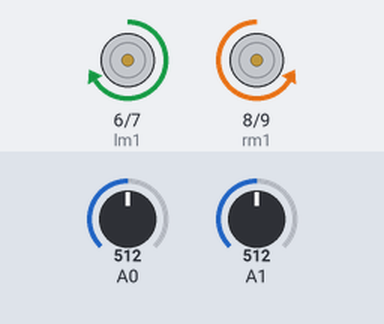
The sketch below on a simulated Arduino Uno, built with avr-gcc and run on an emulated ATmega328P. On the bench: motor-driver pin pairs drawn as motors (green arrow = first pin HIGH = forward, orange = second pin HIGH = backward, longer = more drive, scaled by the enable pin). The inputs (shaded band) are chosen by the test bench; at power-on: A1 = 512, A0 = 512.

Above: at 2.4 s.
2.5 s: A1 set to 610
At 4.1 s:
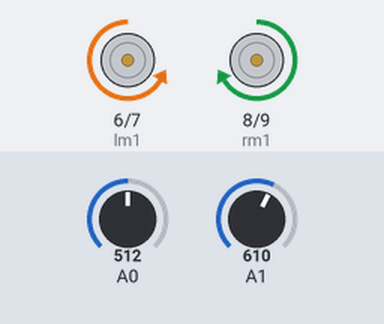
7.7 s: A0 set to 610
At 9.9 s:
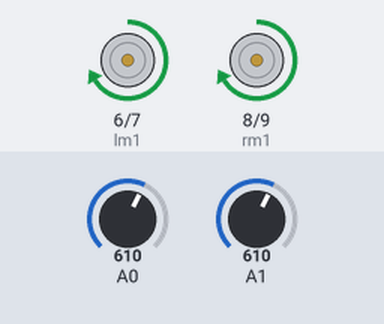
10.2 s: A0 set to 583
At 10.6 s:
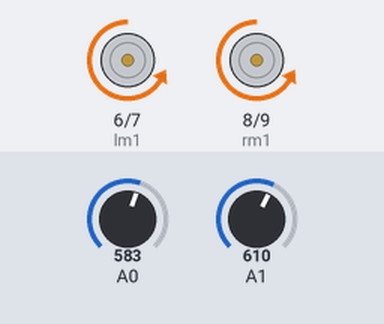
14.4 s: A0 set to 716
At 16.0 s:
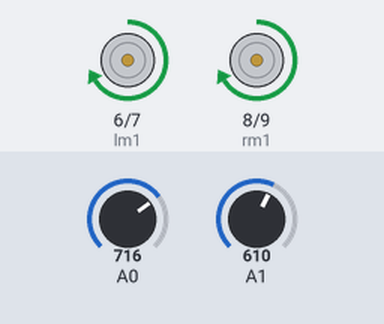
16.6 s: A0 set to 590
At 17.5 s:
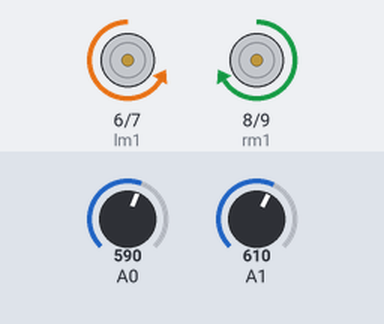
Timing chart, 0 to 21.8 s (numbered marks = the images above; inputs shaded):
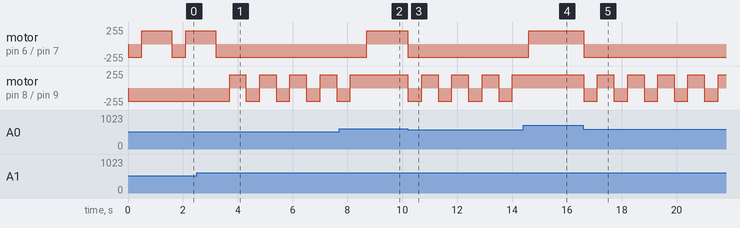

The sketch:

Avoiding_Robot.ino
```cpp
// Deklarasi
const int enLM = 5; // pin enable motor kiri
const int lm1 = 6; // pin motor kiri maju
const int lm2 = 7; // pin motor kiri mundur
const int rm1 = 8; // pin motor kanan maju
const int rm2 = 9; // pin motor kanan mundur
const int enRM = 10; // pin enable motor kanan

int M1_speed = 200;
int M2_speed = 200;
int LeftRotationSpeed = 200;
int RightRotationSpeed =200;

int Lsr = 0;
int Rsr = 0;

void setup() {
  // put your setup code here, to run once:

  pinMode(lm1, OUTPUT);
  pinMode(lm2, OUTPUT);
  pinMode(rm1, OUTPUT);
  pinMode(rm2, OUTPUT);

  pinMode(enLM,OUTPUT);
  pinMode(enRM,OUTPUT);

  pinMode(A0,INPUT);
  pinMode(A1,INPUT);

Stop();
}


void loop() {
  // put your main code here, to run repeatedly:

  Lsr = analogRead(A0);
  Rsr = analogRead(A1);


 if (Lsr > 600 && Rsr > 600) {
   Maju();
 }
 else if (Lsr < 600 && Rsr > 600)  {
   Mundur();
   delay(500);
   belokKanan();
    delay(500);
 }
 else if (Lsr > 600 && Rsr < 600) {
   Mundur();
   delay(500);
    belokKiri();
    delay(500);
  }
 else if (Lsr < 600 && Rsr < 600)  {
   Mundur();
    delay(500);
   belokKiri();
    delay(1000);
 }
  delay(100);

}

void Maju() {

  digitalWrite(lm1, HIGH);
  digitalWrite(lm2, LOW);
  digitalWrite(rm1, HIGH);
  digitalWrite(rm2, LOW);
  analogWrite(enLM, M1_speed);
  analogWrite(enRM, M2_speed);
}

void Mundur() {

  digitalWrite(lm1, LOW);
  digitalWrite(lm2, HIGH);
  digitalWrite(rm1, LOW);
  digitalWrite(rm2, HIGH);
  analogWrite(enLM, M1_speed);
  analogWrite(enRM, M2_speed);

}

void Stop() {

  digitalWrite(lm1, LOW);
  digitalWrite(lm2, LOW);
  digitalWrite(rm1, LOW);
  digitalWrite(rm2, LOW);

}

void belokKanan() {

  digitalWrite(lm1, LOW);
  digitalWrite(lm2, HIGH);
  digitalWrite(rm1, HIGH);
  digitalWrite(rm2, LOW);
  analogWrite(enLM, LeftRotationSpeed);
  analogWrite(enRM, RightRotationSpeed);

}

void belokKiri() {

  digitalWrite(lm1, HIGH);
  digitalWrite(lm2, LOW);
  digitalWrite(rm1, LOW);
  digitalWrite(rm2, HIGH);
  analogWrite(enLM, LeftRotationSpeed);
  analogWrite(enRM, RightRotationSpeed);

}
```

Measured:
- the behaviour switches between 600 and 599 on A0 (found by bisection; images 2 and 3)
- after the input at 2.5 s, motor on pin 6 (lm1) / pin 7 (lm2): goes on until 3.2 s, then stays backward 200/255; motor on pin 8 (rm1) / pin 9 (rm2): alternates forward 200/255 for 0.60 s and backward 200/255 for 0.50 s, starting after 1.2 s
- after the input at 7.7 s, motor on pin 6 (lm1) / pin 7 (lm2): backward 200/255 → forward 200/255 after 1.0 s; motor on pin 8 (rm1) / pin 9 (rm2): goes on until 8.1 s, then stays forward 200/255
- after the input at 10.2 s, motor on pin 6 (lm1) / pin 7 (lm2): forward 200/255 → backward 200/255 at once; motor on pin 8 (rm1) / pin 9 (rm2): alternates forward 200/255 for 0.60 s and backward 200/255 for 0.50 s, starting at once
- after the input at 14.4 s, motor on pin 6 (lm1) / pin 7 (lm2): backward 200/255 → forward 200/255 after 0.21 s; motor on pin 8 (rm1) / pin 9 (rm2): stops changing and stays forward 200/255
- after the input at 16.6 s, motor on pin 6 (lm1) / pin 7 (lm2): forward 200/255 → backward 200/255 at once; motor on pin 8 (rm1) / pin 9 (rm2): alternates forward 200/255 for 0.60 s and backward 200/255 for 0.50 s, starting at once
- by itself, motor on pin 6 (lm1) / pin 7 (lm2): alternates forward 200/255 for 1.1 s and backward 200/255 for 0.50 s
